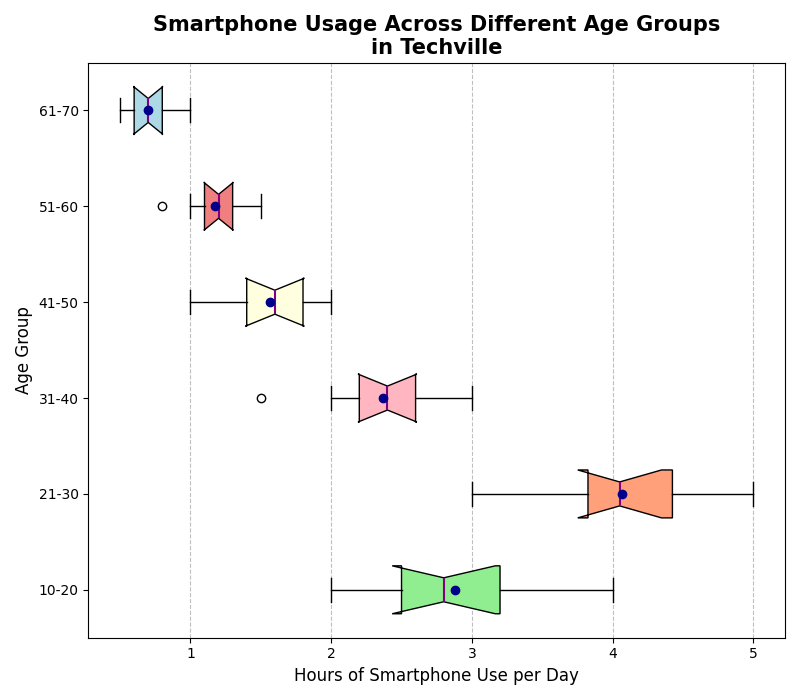

This figure's Python source:
import matplotlib.pyplot as plt
import numpy as np

age_groups = ['10-20', '21-30', '31-40', '41-50', '51-60', '61-70']
smartphone_usage = [
    [2, 2.5, 3, 2.2, 2.8, 3.5, 4, 3.2, 2.7],
    [3, 3.5, 4, 4.2, 3.8, 4.7, 5, 4.5, 4.1, 3.9],
    [1.5, 2, 2.2, 2.5, 2.3, 2.8, 3, 2.6, 2.4],
    [1, 1.2, 1.5, 1.4, 1.6, 1.7, 2, 1.8, 1.9],
    [0.8, 1, 1.2, 1.1, 1.3, 1.5, 1.4, 1.2, 1.1],
    [0.5, 0.7, 0.6, 0.8, 1, 0.9, 0.7, 0.6, 0.5]
]

fig, ax = plt.subplots(figsize=(8, 7))

# Plotting horizontal boxplots
boxplot = ax.boxplot(smartphone_usage, patch_artist=True, notch=True, vert=False, showmeans=True)

# Color configurations
colors = ['lightgreen', 'lightsalmon', 'lightpink', 'lightyellow', 'lightcoral', 'lightblue']
for patch, color in zip(boxplot['boxes'], colors):
    patch.set_facecolor(color)
for median in boxplot['medians']:
    median.set(color='purple', linewidth=1.5)
for mean in boxplot['means']:
    mean.set(marker='o', markerfacecolor='darkblue', markeredgecolor='darkblue')

ax.set_title("Smartphone Usage Across Different Age Groups\nin Techville", fontsize=15, fontweight='bold')
ax.set_ylabel("Age Group", fontsize=12)
ax.set_xlabel("Hours of Smartphone Use per Day", fontsize=12)
ax.set_yticklabels(age_groups)
ax.xaxis.grid(True, linestyle='--', which='major', color='grey', alpha=0.5)

plt.tight_layout()
plt.show()
